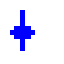

Write the Python code that produced this figure.
from PIL import Image, ImageDraw

# 创建一个空白图像，大小为64x64像素，背景为白色
image_size = (64, 64)
image = Image.new("RGB", image_size, "white")
draw = ImageDraw.Draw(image)

# 定义工具图标的颜色
tool_color = "blue"

# 绘制一个简单的扳手形状
# 绘制扳手的手柄
draw.rectangle([20, 10, 24, 50], fill=tool_color)
# 绘制扳手的头部
draw.rectangle([10, 30, 34, 34], fill=tool_color)
draw.rectangle([14, 26, 30, 38], fill=tool_color)

# 保存图像到data/icon.png
image.save("data/icon.png")

print("图标已保存为 data/icon.png")